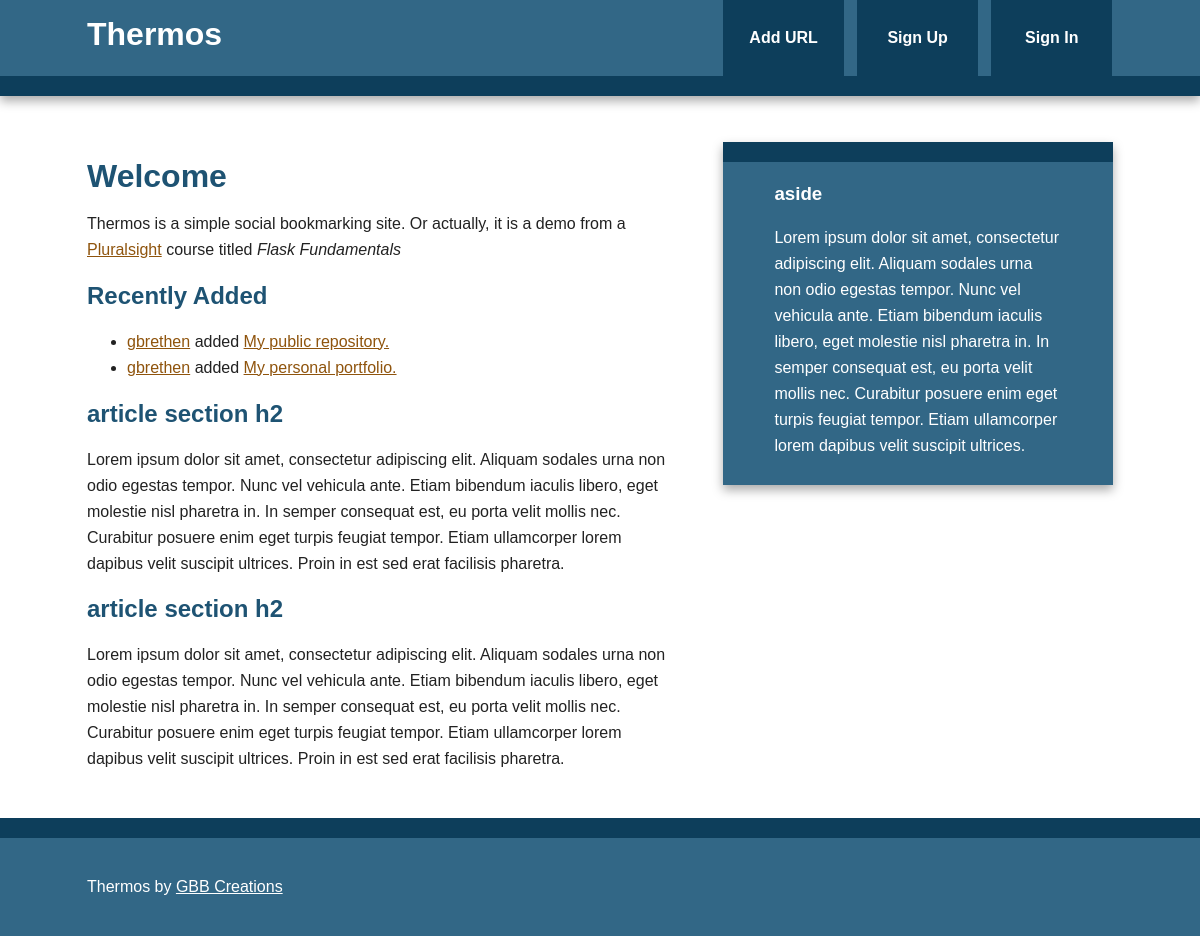
The page /index on the database as committed earlier.
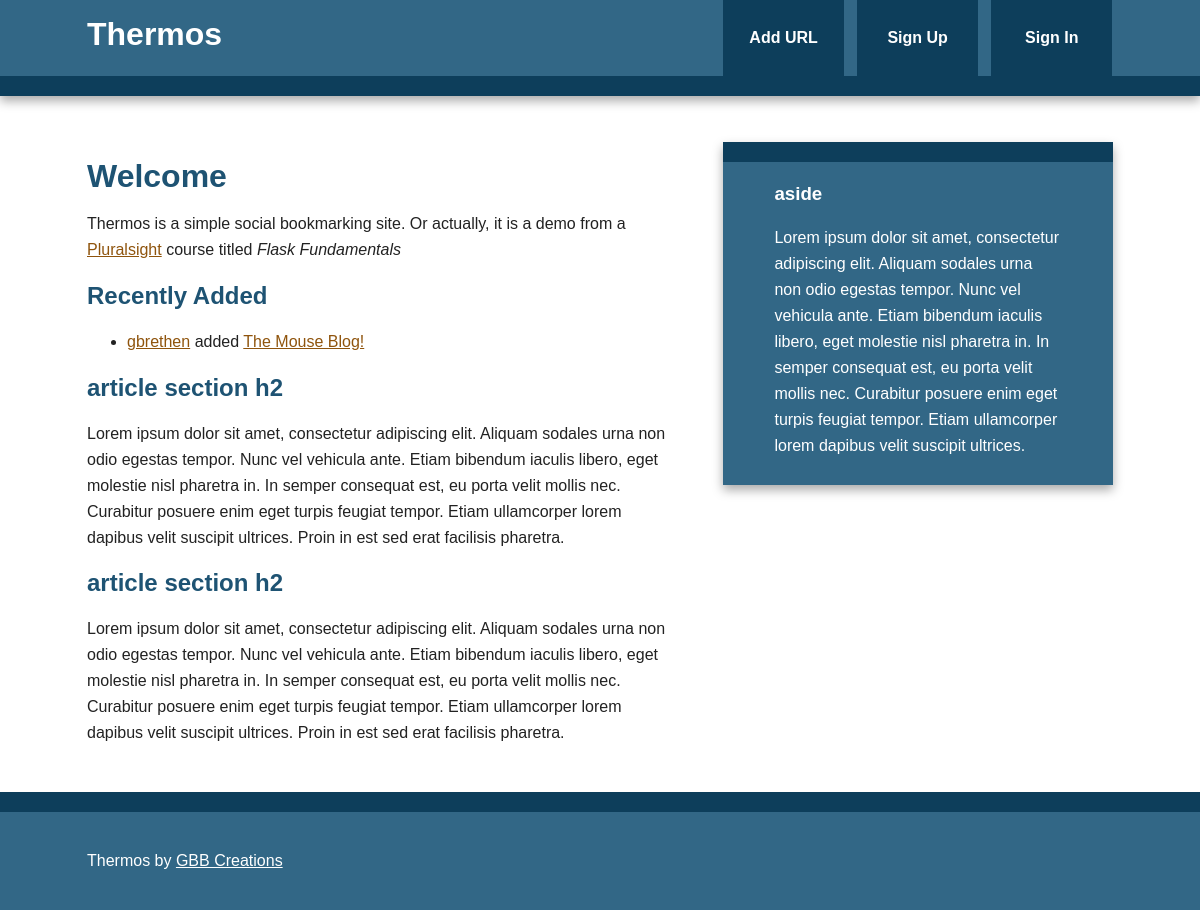
The same page on the database as committed later.
### thermos/models.py (models this page shows, shortened)
class Bookmark(db.Model):
    id = db.Column(db.Integer, primary_key=True)
    url = db.Column(db.Text, nullable=False)
    date = db.Column(db.DateTime, default=datetime.now)
    description = db.Column(db.String(300))
    user_id = db.Column(db.Integer, db.ForeignKey('user.id'), nullable=False)
    @staticmethod
    def newest(num):
        return Bookmark.query.order_by(desc(Bookmark.date)).limit(num)

class User(db.Model, UserMixin):
    id = db.Column(db.Integer, primary_key=True)
    username = db.Column(db.String(80), unique=True)
    email = db.Column(db.String(120), unique=True)
    bookmarks = db.relationship('Bookmark', backref='user', lazy='dynamic')

### thermos/views.py (the view)
@app.route('/')
@app.route('/index')
def index():
   return render_template('index.html', new_bookmarks=Bookmark.newest(5))

### thermos/templates/index.html
{% extends "base.html" %} {% block title %} Thermos -- Welcome {% endblock %} {% block content %}
<article>
    <header>
        <h1>Welcome</h1>
        <p>Thermos is a simple social bookmarking site. Or actually, it is a demo from a <a href="https://app.pluralsight.com">Pluralsight</a> course titled <em>Flask Fundamentals</em></p>
    </header>
    <section>
        <h2>Recently Added</h2>
        {% if new_bookmarks %}
        <ul>
            {% for bm in new_bookmarks %}
            <li><a href="{{ url_for('user', username=bm.user.username) }}">{{ bm.user.username }}</a> added <a href="{{ bm.url }}">{{ bm.description }}</a></li>
            {% endfor %}
        </ul>
        {% else %}
        <p>No bookmarks yet.</p> {% endif %}
    </section>
    <section>
        <h2>article section h2</h2>
        <p>Lorem ipsum dolor sit amet, consectetur adipiscing elit. Aliquam sodales urna non odio egestas tempor. Nunc vel vehicula ante. Etiam bibendum iaculis libero, eget molestie nisl pharetra in. In semper consequat est, eu porta velit mollis nec. Curabitur
            posuere enim eget turpis feugiat tempor. Etiam ullamcorper lorem dapibus velit suscipit ultrices. Proin in est sed erat facilisis pharetra.</p>
    </section>
    <section>
        <h2>article section h2</h2>
        <p>Lorem ipsum dolor sit amet, consectetur adipiscing elit. Aliquam sodales urna non odio egestas tempor. Nunc vel vehicula ante. Etiam bibendum iaculis libero, eget molestie nisl pharetra in. In semper consequat est, eu porta velit mollis nec. Curabitur
            posuere enim eget turpis feugiat tempor. Etiam ullamcorper lorem dapibus velit suscipit ultrices. Proin in est sed erat facilisis pharetra.</p>
    </section>
</article>
{% endblock %}

### thermos/templates/base.html (shortened to what this page needs)
<!doctype html>
<html class="no-js" lang="">
<head>
    <link rel="stylesheet" href="{{ url_for('static', filename='css/normalize.min.css')}}">
    <link rel="stylesheet" href="{{ url_for('static', filename='css/main.css')}}">
</head>
<body>
    <div class="header-container">
        <header class="wrapper clearfix">
            <a href="{{ url_for('index') }}">
                <h1 class="title">Thermos</h1>
            </a>
            <nav>
                <ul>
                    <li><a href="{{ url_for('add') }}">Add URL</a></li>
                    <li><a href="#">Sign Up</a></li>
                    {% if current_user.is_authenticated %}
                    <li><a href="{{ url_for('logout') }}">Sign Out</a></li>
                    {% else %}
                    <li><a href="{{ url_for('login') }}">Sign In</a></li>
                    {% endif %}
                </ul>
            </nav>
        </header>
    </div>
    <div class="main-container">
        <div class="main wrapper clearfix">
            {% block content %} {% endblock %} {% block sidebar %}
            <aside>
                <h3>aside</h3>
                <p>Lorem ipsum dolor sit amet, consectetur adipiscing elit. Aliquam sodales urna non odio egestas tempor. Nunc vel vehicula ante. Etiam bibendum iaculis libero, eget molestie nisl pharetra in. In semper consequat est, eu porta velit mollis
                    nec. Curabitur posuere enim eget turpis feugiat tempor. Etiam ullamcorper lorem dapibus velit suscipit ultrices.</p>
            </aside>
            {% endblock %}
        </div>
    </div>
    <div class="footer-container">
        <footer class="wrapper">
            <p>Thermos by <a href="http://gbrethen.github.io">GBB Creations</a></p>
        </footer>
    </div>
</body>
</html>

### thermos/static/css/main.css (style rules this page uses)
html { color: #222; font-size: 1em; line-height: 1.4; min-height: 100%; height: 100%; }
body { font: 16px/26px Helvetica, Helvetica Neue, Arial; min-height: 100%; height: 100%; margin: 0; position: relative; display: flex; flex-direction: column; }
.wrapper { width: 90%; margin: 0 5%; }
.header-container { border-bottom: 20px solid #0D3E5B; }
.main-container { flex: 1 0 auto; }
.footer-container, .main aside { border-top: 20px solid #0D3E5B; }
.header-container, .footer-container, .main aside { background: #326786; }
.title { color: white; }
nav ul { margin: 0; padding: 0; list-style-type: none; }
nav a { display: block; margin-bottom: 10px; padding: 15px 0; text-align: center; text-decoration: none; font-weight: bold; color: white; background: #0D3E5B; }
.main { padding: 30px 0; }
.main article h1 { font-size: 2em; }
.main aside { color: white; padding: 0px 5% 10px; }
.footer-container { clear: both; flex-shrink: 0; }
.footer-container footer { color: white; padding: 20px 0; }
.footer-container footer a { color: white; }
a { color: #8F540D; }
h1, h2, h3, h4, h5, h6 { color: #1E5373; }
.main aside h3, footer h3 { color: white; }
@media only screen and (min-width: 480px) { nav a { float: left; width: 27%; margin: 0 1.7%; padding: 25px 2%; margin-bottom: 0; } }
@media only screen and (min-width: 480px) { nav li:first-child a { margin-left: 0; } }
@media only screen and (min-width: 480px) { nav li:last-child a { margin-right: 0; } }
@media only screen and (min-width: 480px) { nav ul li { display: inline; } }
@media only screen and (min-width: 768px) { .header-container, .main aside { -webkit-box-shadow: 0 5px 10px #aaa; -moz-box-shadow: 0 5px 10px #aaa; box-shadow: 0 5px 10px #aaa; } }
@media only screen and (min-width: 768px) { .title { float: left; } }
@media only screen and (min-width: 768px) { nav { float: right; width: 38%; } }
@media only screen and (min-width: 768px) { .main article { float: left; width: 57%; } }
@media only screen and (min-width: 768px) { .main aside { float: right; width: 28%; } }
@media only screen and (min-width: 1140px) { .wrapper { width: 1026px; margin: 0 auto; } }
.clearfix:before, .clearfix:after { content: " "; display: table; }
.clearfix:after { clear: both; }
.clearfix { *zoom: 1; }

Rows that differ between the two databases and show on the page:
removed Bookmark: user.username "gbrethen", description "My public repository."
changed Bookmark "gbrethen": description "My personal portfolio." → "The Mouse Blog!"
